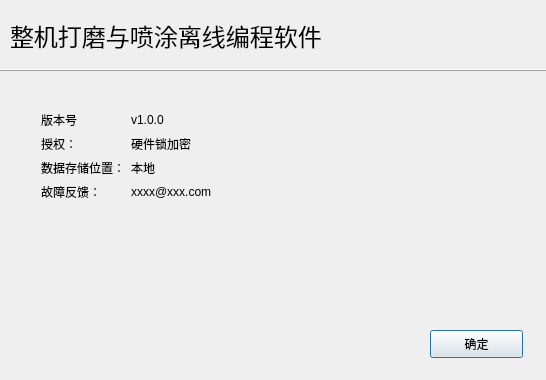
<?xml version="1.0" encoding="UTF-8"?>
<ui version="4.0">
 <class>AboutClass</class>
 <widget class="QDialog" name="AboutClass">
  <property name="geometry">
   <rect>
    <x>0</x>
    <y>0</y>
    <width>546</width>
    <height>380</height>
   </rect>
  </property>
  <property name="windowTitle">
   <string>About</string>
  </property>
  <widget class="QFrame" name="frame">
   <property name="geometry">
    <rect>
     <x>-60</x>
     <y>60</y>
     <width>631</width>
     <height>20</height>
    </rect>
   </property>
   <property name="frameShape">
    <enum>QFrame::HLine</enum>
   </property>
   <property name="frameShadow">
    <enum>QFrame::Raised</enum>
   </property>
  </widget>
  <widget class="QWidget" name="formLayoutWidget">
   <property name="geometry">
    <rect>
     <x>30</x>
     <y>100</y>
     <width>491</width>
     <height>211</height>
    </rect>
   </property>
   <layout class="QFormLayout" name="formLayout">
    <item row="0" column="0">
     <widget class="QLabel" name="label">
      <property name="text">
       <string>版本号</string>
      </property>
     </widget>
    </item>
    <item row="0" column="1">
     <widget class="QLabel" name="label_7">
      <property name="text">
       <string>v1.0.0</string>
      </property>
     </widget>
    </item>
    <item row="1" column="0">
     <widget class="QLabel" name="label_2">
      <property name="text">
       <string>授权：</string>
      </property>
     </widget>
    </item>
    <item row="1" column="1">
     <widget class="QLabel" name="label_9">
      <property name="text">
       <string>硬件锁加密</string>
      </property>
     </widget>
    </item>
    <item row="3" column="0">
     <widget class="QLabel" name="label_5">
      <property name="text">
       <string>数据存储位置：</string>
      </property>
     </widget>
    </item>
    <item row="3" column="1">
     <widget class="QLabel" name="label_10">
      <property name="text">
       <string>本地</string>
      </property>
     </widget>
    </item>
    <item row="4" column="0">
     <widget class="QLabel" name="label_6">
      <property name="text">
       <string>故障反馈：</string>
      </property>
     </widget>
    </item>
    <item row="4" column="1">
     <widget class="QLabel" name="label_11">
      <property name="text">
       <string>xxxx@xxx.com</string>
      </property>
     </widget>
    </item>
   </layout>
  </widget>
  <widget class="QLabel" name="label_4">
   <property name="geometry">
    <rect>
     <x>10</x>
     <y>15</y>
     <width>391</width>
     <height>41</height>
    </rect>
   </property>
   <property name="font">
    <font>
     <family>等线 Light</family>
     <pointsize>18</pointsize>
     <weight>50</weight>
     <bold>false</bold>
    </font>
   </property>
   <property name="text">
    <string>整机打磨与喷涂离线编程软件</string>
   </property>
  </widget>
  <widget class="QPushButton" name="btnOK">
   <property name="geometry">
    <rect>
     <x>430</x>
     <y>330</y>
     <width>93</width>
     <height>28</height>
    </rect>
   </property>
   <property name="text">
    <string>确定</string>
   </property>
  </widget>
 </widget>
 <layoutdefault spacing="6" margin="11"/>
 <resources/>
 <connections/>
</ui>
